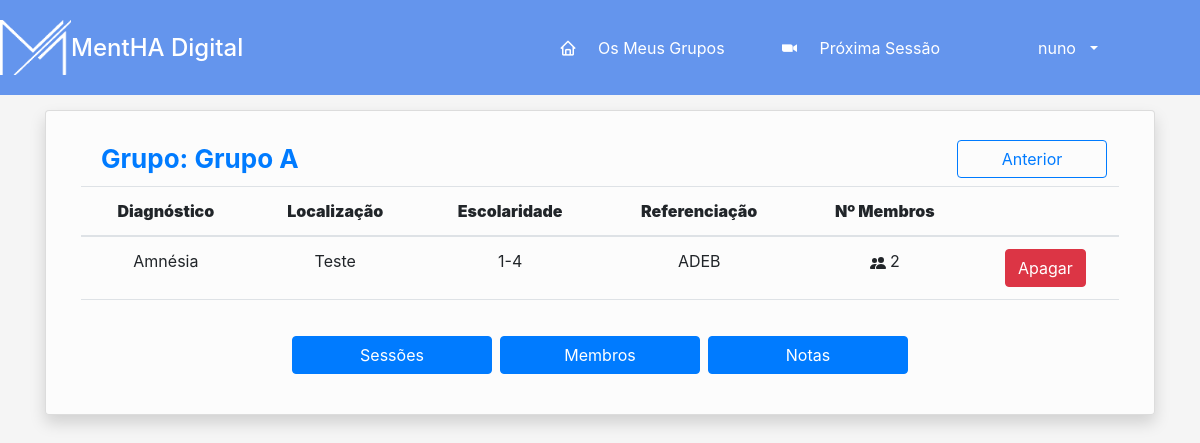
Page /diario/grupo_details/52 (signed in) on the committed database.
### diario/models.py (models this page shows, shortened)
class Grupo(models.Model):
    opEscolaridade = (
        ("0-4", "0-4"),
        ("5-9", "5-9"),
        ("10-12", "10-12"),
        ("12+", "12+")
    )
    opPrograma = (
        ("CARE", "CARE"),
        ("COG", "COG"),
    )
    nome = models.CharField(max_length=20)
    diagnostico = models.ForeignKey(Doenca, on_delete=models.CASCADE, null=True, blank=True)
    localizacao = models.CharField(max_length=20, default="", null=True, blank=True)
    escolaridade = models.CharField(max_length=20, choices=opEscolaridade, default="", blank=True, null=True)
    referenciacao = models.ForeignKey(Reference, on_delete=models.CASCADE, null=True, blank=True)
    nivelGDS = models.IntegerField(default=0)
    programa = models.CharField(max_length=20, choices=opPrograma, default="CARE", blank=True, null=True)
    @property
    def localizacao_most_frequent(self):
        lista = []
        if self.programa == 'COG':
            lista = [p.localizacao for p in self.participantes.all()]
        elif self.programa == 'CARE':
            lista = [c.localizacao for c in self.cuidadores.all()]
        return most_frequent(lista)
    @property
    def referenciacao_most_frequent(self):
        lista = []
        if self.programa == 'COG':
            lista = [p.referenciacao for p in self.participantes.all()]
        elif self.programa == 'CARE':
            lista = [c.referenciacao for c in self.cuidadores.all()]
        return most_frequent(lista)
    @property
    def escolaridade_most_frequent(self):
        lista = []
        if self.programa == 'COG':
            lista = [p.escolaridade for p in self.participantes.all()]
        elif self.programa == 'CARE':
            lista = [c.escolaridade for c in self.cuidadores.all()]
        return most_frequent(lista)
    @property
    def diagnostico_most_frequent(self):
        lista = []
        if self.programa == 'COG':
            lista = [p.doencas_string for p in self.participantes.all()]
        elif self.programa == 'CARE':
            lista = [c.doencas_string for c in self.cuidadores.all()]
        return most_frequent(lista)
    @property
    def nr_membros(self):
        return len(self.cuidadores.all()) + len(self.participantes.all()) + len(self.facilitadores.all()) + len(self.dinamizadores.all())

class Utilizador(models.Model):
    user = models.ForeignKey(settings.AUTH_USER_MODEL, on_delete=models.CASCADE, default=None, blank=True,
                                   null=True)
    info_sensivel = models.ForeignKey(InformacaoSensivel, on_delete=models.CASCADE, default=None, blank=True, null=True)
    opSexo = (
        ("Feminino", "Feminino"),
        ("Masculino", "Masculino"),
        ("Outros", "Outros")
    )
    sexo = models.CharField(max_length=20, choices=opSexo, default="", blank=False, null=False)
    idade = models.CharField(max_length=20, default="", blank=True, null=True)
    nascimento = models.DateField(null=True, blank=True)
    data_entrada = models.DateTimeField(auto_now_add=True, null=True, blank=True)
    nacionalidade = models.CharField(max_length=20, default="", blank=True, null=True)
    localizacao = models.CharField(max_length=20, default="", blank=True, null=True)
    class Meta:
        abstract = True

class Participante(Utilizador):
    opEscolaridade = (
        ("Analfabeto(a)", "Analfabeto(a)"),
        ("1-4", "1-4"),
        ("5-10", "5-10"),
        ("11+", "11+")
    )
    opResidencia = (
        ("Urbana", "Urbana"),
        ("Rural", "Rural"),
    )
    opSituacaoLaboral = (
        ("Empregado(a)", "Empregado(a)"),
        ("Desempregado(a)", "Desempregado(a)"),
        ("Reformado(a)", "Reformado(a)"),
        ("Doméstica", "Doméstica"),
        ("Estudante", "Estudante"),
    )
    opSituacaoEconomica = (
        ("Muito satisfatória", "Muito satisfatória"),
        ("Satisfatória", "Satisfatória"),
        ("Pouco satisfatória", "Pouco satisfatória"),
        ("Nada satisfatória", "Nada satisfatória"),
    )
    opEstadoCivil = (
        ("Solteiro(a)", "Solteiro(a)"),
        ("Casado(a) ou a viver como tal", "Casado(a) ou a viver como tal"),
        ("Viúvo(a)", "Viúvo(a)"),
        ("Divorciado(a) ou separado(a)", "Divorciado(a) ou separado(a)"),
    )
    opAgregadoFamiliar = (
        ("Vive sozinho(a)", "Vive sozinho(a)"),
        ("Vive com o cônjuge", "Vive com o cônjuge"),
        ("Vive com os filhos", "Vive com os filhos"),
        ("Vive com terceiros", "Vive com terceiros"),
        ("Vive com o cônjuge e terceiros", "Vive com o cônjuge e terceiros"),
        ("Vive com os pais", "Vive com os pais"),
    )
    opEstadoSaude = (
        ("Muito mau", "Muito mau"),
        ("Mau", "Mau"),
        ("Nem mau nem bom", "Nem mau nem bom"),
        ("Bom", "Bom"),
        ("Muito bom", "Muito bom"),
    )
    escolaridade = models.CharField(max_length=20, choices=opEscolaridade, default="1-4", blank=True, null=False)
    residencia = models.CharField(max_length=20, choices=opResidencia, default="Urbana", blank=True, null=True)
    situacaoLaboral = models.CharField(max_length=20, choices=opSituacaoLaboral, default="Reformado(a)", blank=True, null=True)
    profissaoPrincipal = models.CharField(max_length=100, default="", blank=True, null=True)
    situacaoEconomica = models.CharField(max_length=20, choices=opSituacaoEconomica, default="Satisfatória", blank=True, null=True)
    estadoCivil = models.CharField(max_length=30, choices=opEstadoCivil, default="Solteiro(a)", blank=True, null=True)
    agregadoFamiliar = models.CharField(max_length=35, choices=opAgregadoFamiliar, default="Vive sozinho(a)", blank=True, null=True)
    temFilhos = models.BooleanField(default=False, blank= True, null=True)
    nrFilhos = models.IntegerField(default=0, blank= True, null=True)
    autoAvaliacaoEstadoSaude = models.CharField(max_length=30, choices=opEstadoSaude, default="Nem mau nem bom", blank=True, null=True)
    diagnosticos = models.ManyToManyField(Doenca, related_name='participantes',  default = None, null = True, blank=True)
    referenciacao = models.ForeignKey(Reference, on_delete= models.CASCADE,  blank=True)
    nivel_gds = models.IntegerField(default = 1, validators=[
            MaxValueValidator(7),
            MinValueValidator(1)
        ])
    grupo = models.ManyToManyField(Grupo, blank=True, related_name='participantes')
    cuidadores = models.ManyToManyField(Cuidador, blank=True, related_name='participantes')
    avaliador = models.ForeignKey(settings.AUTH_USER_MODEL,on_delete=models.CASCADE, default=None, blank=True, null=True, related_name='participantes')
    @property
    def doencas(self):
        diagnosticos = []
        diagnosticos += [obj.nome for obj in self.diagnosticos.all()]
        diagnosticos = set(diagnosticos)  # remove duplicados
        return diagnosticos
    def doencas_string(self):
        d_str = ', '.join(self.doencas)
        if len(d_str) < 2:
            return None
        else:
            return d_str

class Doenca(models.Model):
    nome = models.CharField(max_length=20, default="")

class Reference(models.Model):
    nome = models.CharField(max_length=20, default="")
    def __str__(self):
        return f'{self.nome}'

### diario/decorators.py (the view)
        def wrapper(request, *args, **kwargs):
            if request.user.groups.filter(name__in=groups).exists() or 'Todos' in groups:
                return function(request, *args, **kwargs)
            else:
                raise Http404

### diario/functions.py (called while the page is built)
def most_frequent(List):
    return max(set(List), key = List.count)

### diario/views.py (called while the page is built)
@login_required(login_url='diario:login')
@check_user_able_to_see_page('Todos')
def view_group_details(request, grupo_id):
    cuidadores = Cuidador.objects.filter(grupo=grupo_id)
    mentores = Mentor.objects.filter(grupo=grupo_id)
    dinamizadores = DinamizadorConvidado.objects.filter(grupo=grupo_id)
    contexto = {
        'grupo': Grupo.objects.get(id=grupo_id),
        'cuidadores': cuidadores,
        'mentores': mentores,
        'dinamizadores': dinamizadores,
    }
    return render(request, "diario/detalhes_grupo.html", contexto)

### diario/templates/diario/detalhes_grupo.html (shortened to what this page needs)
{% extends 'diario/base.html' %} {% load static %} {% block main %}
<div class="container" style="margin-top: 15px">
  <div class="row">
    <div class="col align-self-center">
      <div class="card shadow">
        <div class="card-body">
          <div class="container-fluid">
            <div class="titulo">
              <div class="card-body" style="padding: 8px">
                <p class="text-primary m-0 fw-bold">Grupo: {{grupo.nome}}</p>
              </div>
              <form action="{% url 'diario:dashboard_Care' %}">
                <button
                  type="submit"
                  class="btn btn-outline-primary"
                  style="width: 150px"
                >
                  Anterior
                </button>
              </form>
            </div>
            <div class="table-responsive">
              <table class="table">
                <thead>
                  <tr>
                    <th style="text-align: center">
                      <strong>Diagnóstico</strong>
                    </th>
                    <th style="text-align: center">
                      <strong>Localização</strong>
                    </th>
                    <th style="text-align: center">
                      <strong>Escolaridade</strong>
                    </th>
                    <th style="text-align: center">
                      <strong>Referenciação</strong>
                    </th>
                    <th style="text-align: center">
                      <strong>Nº Membros</strong>
                    </th>
                    <th></th>
                  </tr>
                </thead>
                <tbody>
                  <tr>
                    <td style="text-align: center">{{ grupo.diagnostico_most_frequent }}</td>
                    <td style="text-align: center">{{ grupo.localizacao_most_frequent }}</td>
                    <td style="text-align: center">{{ grupo.escolaridade_most_frequent }}</td>
                    <td style="text-align: center">
                      {{ grupo.referenciacao_most_frequent }}
                    </td>
                    <td style="text-align: center">
                      {{ grupo.nr_membros }}
                    </td>
                    <td style="text-align: center">
                      <form action="{% url 'diario:delete_grupos' grupo.id %}">
                        <button class="btn btn-danger">Apagar</button>
                      </form>
                    </td>
                  </tr>
                </tbody>
              </table>
              <div class="card-body" style="margin-top: 15px">
                <div class="col align-self-center">
                  <div class="d-grid gap-2 d-md-flex justify-content-md-center">
                    <form action="{% url 'diario:group_sessions' grupo.id %}">
                      <button
                        type="submit"
                        class="btn btn-primary"
                        style="width: 200px"
                      >
                        Sessões
                      </button>
                    </form>
                    <form action="{% url 'diario:group_members' grupo.id %}">
                      <button
                        type="submit"
                        class="btn btn-primary"
                        style="width: 200px"
                      >
                        Membros
                      </button>
                    </form>
                    <form action="{% url 'diario:group_notes' grupo.id %}">
                      <button
                        type="submit"
                        class="btn btn-primary"
                        style="width: 200px"
                      >
                        Notas
                      </button>
                    </form>
                  </div>
                </div>
              </div>
            </div>
          </div>
        </div>
      </div>
    </div>
  </div>
</div>
{% endblock %}

### diario/templates/diario/base.html (shortened to what this page needs)
<!DOCTYPE html>
{% load static %}
<html lang="pt">
<head>
    <link href="https://cdn.jsdelivr.net/npm/bootstrap@5.2.0/dist/css/bootstrap.min.css" rel="stylesheet"
>
    <link href='https://unpkg.com/boxicons@2.0.7/css/boxicons.min.css' rel='stylesheet'>
    <link rel="stylesheet" href="https://cdn.jsdelivr.net/npm/bootstrap@4.0.0/dist/css/bootstrap.min.css">
    <link href="{% static 'diario/style.css'%}?{% now 'U' %}" rel="stylesheet">
</head>
<body id="layout">
    <div class="sidebar">
        <div class="logo-details">
            <img src="{% static 'diario/img/mentha-logo.png' %}" alt=""
                 style="width:20%;">
            <span class="logo_name">MentHA Digital</span>
        </div>
            <div class="nav-links max-left">
                <a href="{% url 'diario:dashboard_Care' %}" class="active">
                    <i class="bx bx-home"></i>
                    <span class="links_name">Os Meus Grupos</span>
                </a>
            </div>
            <div class="nav-links">
                {% block menu %}
                <a href="{% url 'diario:nextSession' %}">
                    <i class='bx bxl-zoom'></i>
                    <span class="links_name">Próxima Sessão</span>
                </a>
                {% endblock %}
            </div>
            <div class="profile-details nav-links">
                    <a class="nav-link dropdown-toggle" href="#" role="button" data-bs-toggle="dropdown"
                    aria-expanded="false">
                        <span class="admin_name">{{ request.user }}</span>
                    </a>
            </div>
    </div>
    <div id="content">
        {% block main %}
        {% endblock main %}
    </div>
</body>
</html>

### diario/static/diario/style.css (style rules this page uses)
#layout { background-color: rgba(0, 0, 0, 0.04); }
.card { background-color: rgba(255, 255, 255, 0.65); }
#content { display:flex; flex-direction: row; align-items: flex-start; justify-content: center; }
#layout { display: grid; grid-template-columns: 1fr; grid-template-rows: 95px 1fr; }
.sidebar { display: flex; flex-direction: row; height: 100%; background: cornflowerblue; transition: all 0.5s ease; align-items: center; gap: 35px; }
.nav-links { color: white; }
.container-fluid { max-width: 120ch; }
.sidebar .nav-links a { height: 100%; width: 100%; display: flex; align-items: center; text-decoration: none; transition: all 0.4s ease; }
.sidebar .nav-links i { min-width: 60px; text-align: center; font-size: 18px; }
.sidebar .logo-details { height: 80px; display: flex; align-items: center; }
.profile-details { display: flex; align-items: center; border-radius: 6px; height: 50px; min-width: 190px; padding: 0 15px 0 2px; }
.profile-details .admin_name { margin: 0 10px; white-space: nowrap; }
.sidebar a:link, .sidebar a:visited { color: white; background-color: transparent; text-decoration: none; }
.max-left { margin-left: auto; }
.sidebar .logo-details .logo_name { color: #fff; font-size: 24px; font-weight: 500; }
body { height: 100vh; }
.titulo { display: flex; flex-direction: row; justify-content: space-between; align-items: center; padding-right: calc(var(--bs-gutter-x) * .5); padding-left: calc(var(--bs-gutter-x) * .5); }
.titulo p { font-size: 26px }

### rows in the picture
Grupo: nome "Grupo A", diagnostico_most_frequent "Amnésia", localizacao_most_frequent "Teste", escolaridade_most_frequent "1-4", referenciacao_most_frequent "ADEB", nr_membros "2"

### other values in the picture
{{ request.user }} "nuno"
